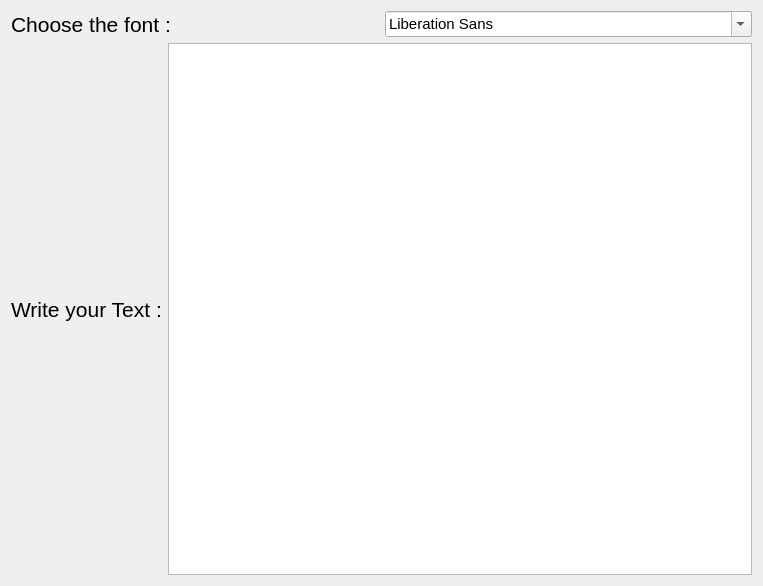
<?xml version="1.0" encoding="UTF-8"?>
<ui version="4.0">
 <class>Form</class>
 <widget class="QWidget" name="Form">
  <property name="geometry">
   <rect>
    <x>0</x>
    <y>0</y>
    <width>763</width>
    <height>586</height>
   </rect>
  </property>
  <property name="windowTitle">
   <string>Form</string>
  </property>
  <layout class="QVBoxLayout" name="verticalLayout">
   <item>
    <layout class="QHBoxLayout" name="horizontalLayout">
     <item>
      <widget class="QLabel" name="label">
       <property name="font">
        <font>
         <family>MS Shell Dlg 2</family>
         <pointsize>16</pointsize>
        </font>
       </property>
       <property name="text">
        <string>Choose the font : </string>
       </property>
      </widget>
     </item>
     <item>
      <widget class="QFontComboBox" name="fontComboBox">
       <property name="font">
        <font>
         <pointsize>11</pointsize>
        </font>
       </property>
      </widget>
     </item>
    </layout>
   </item>
   <item>
    <layout class="QHBoxLayout" name="horizontalLayout_2">
     <item>
      <widget class="QLabel" name="label_2">
       <property name="font">
        <font>
         <family>MS Shell Dlg 2</family>
         <pointsize>16</pointsize>
        </font>
       </property>
       <property name="text">
        <string>Write your Text :</string>
       </property>
      </widget>
     </item>
     <item>
      <widget class="QPlainTextEdit" name="plainTextEdit">
       <property name="font">
        <font>
         <pointsize>12</pointsize>
        </font>
       </property>
      </widget>
     </item>
    </layout>
   </item>
  </layout>
 </widget>
 <resources/>
 <connections/>
</ui>
